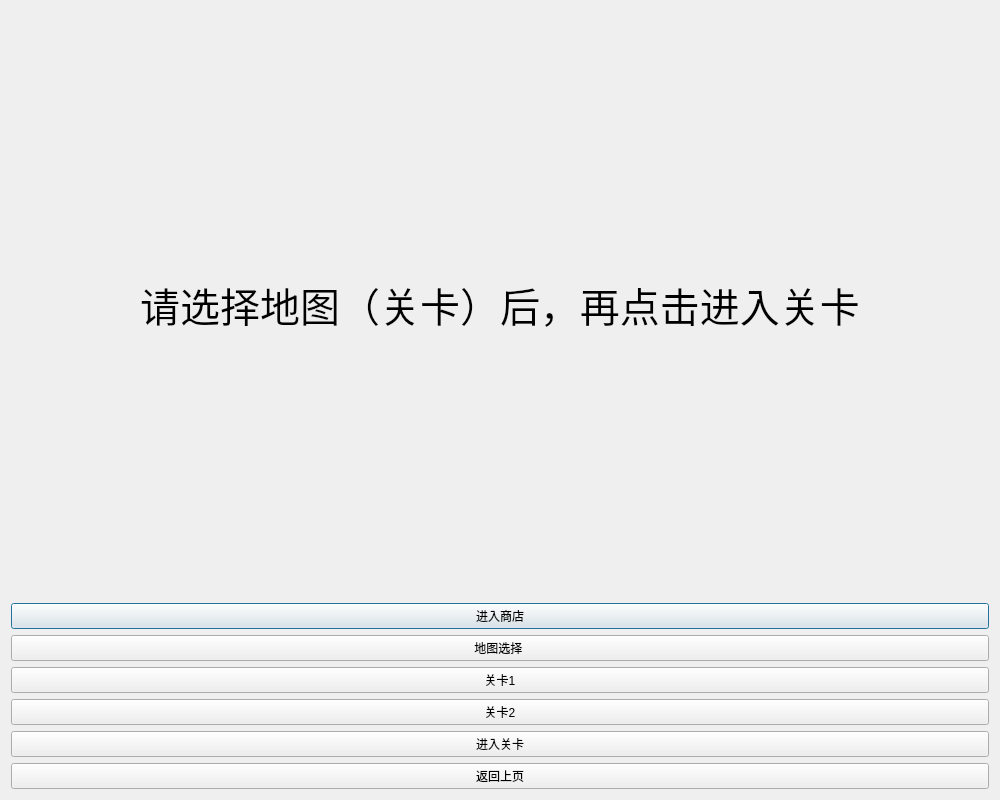
<?xml version="1.0" encoding="UTF-8"?>
<ui version="4.0">
 <class>MapChooseWindow</class>
 <widget class="QDialog" name="MapChooseWindow">
  <property name="geometry">
   <rect>
    <x>0</x>
    <y>0</y>
    <width>1000</width>
    <height>800</height>
   </rect>
  </property>
  <property name="windowTitle">
   <string>Dialog</string>
  </property>
  <layout class="QVBoxLayout" name="verticalLayout">
   <item>
    <widget class="QLabel" name="label">
     <property name="font">
      <font>
       <pointsize>30</pointsize>
      </font>
     </property>
     <property name="text">
      <string>请选择地图（关卡）后，再点击进入关卡</string>
     </property>
     <property name="alignment">
      <set>Qt::AlignCenter</set>
     </property>
    </widget>
   </item>
   <item>
    <widget class="QPushButton" name="pushButton_Shopping">
     <property name="text">
      <string>进入商店</string>
     </property>
    </widget>
   </item>
   <item>
    <widget class="QPushButton" name="pushButton_MapChoose">
     <property name="text">
      <string>地图选择 </string>
     </property>
    </widget>
   </item>
   <item>
    <widget class="QPushButton" name="pushButton_Level1">
     <property name="text">
      <string>关卡1</string>
     </property>
    </widget>
   </item>
   <item>
    <widget class="QPushButton" name="pushButton_Level2">
     <property name="text">
      <string>关卡2</string>
     </property>
    </widget>
   </item>
   <item>
    <widget class="QPushButton" name="pushButton_Enter">
     <property name="text">
      <string>进入关卡</string>
     </property>
    </widget>
   </item>
   <item>
    <widget class="QPushButton" name="pushButton_Back">
     <property name="text">
      <string>返回上页</string>
     </property>
    </widget>
   </item>
  </layout>
 </widget>
 <resources/>
 <connections/>
</ui>
